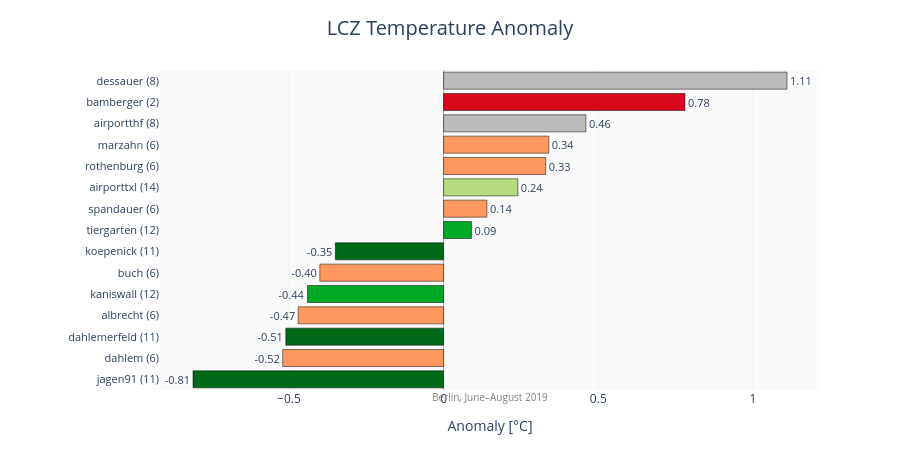

Notebook code cell kept with this figure:
### Markdown cell above
## 4 — Temperature anomaly  `lcz_anomaly`

For each station, computes the mean temperature minus the overall spatial mean
across all stations. Positive values = warmer than average (urban heat effect).

Bar colour = LCZ class of each station.

### Code cell
# Default plot: diverging horizontal bar (positive = warmer than average)
fig_anom = lcz_anomaly(
    map_path, df,
    var="airT", station_id="station",
    plot_type="diverging_bar",
    year=2019, month=[6, 7, 8],
    lang="en",
    caption="Berlin, June–August 2019",
)
fig_anom.show()

### Figure 1 — Plotly figure (JSON) as saved in the notebook; plotly's stock layout.template omitted (floating-point values rounded to 4 significant figures)
{"data": [{"hovertemplate": "<b>%{y}</b><br>Anomaly [°C]: %{x:.2f}<extra></extra>", "marker": {"color": ["#006A18", "#FF985E", "#006A18", "#FF985E", "#00A926", "#FF985E", "#006A18", "#00A926", "#FF985E", "#B5DA7F", "#FF985E", "#FF985E", "#BBBBBB", "#D9081C", "#BBBBBB"], "line": {"color": "black", "width": 0.5}}, "orientation": "h", "text": ["-0.81", "-0.52", "-0.51", "-0.47", "-0.44", "-0.40", "-0.35", "0.09", "0.14", "0.24", "0.33", "0.34", "0.46", "0.78", "1.11"], "textfont": {"size": 11}, "textposition": "outside", "type": "bar", "x": [-0.81, -0.52, -0.51, -0.47, -0.44, -0.4, -0.35, 0.09, 0.14, 0.24, 0.33, 0.34, 0.46, 0.78, 1.11], "y": ["jagen91 (11)", "dahlem (6)", "dahlemerfeld (11)", "albrecht (6)", "kaniswall (12)", "buch (6)", "koepenick (11)", "tiergarten (12)", "spandauer (6)", "airporttxl (14)", "rothenburg (6)", "marzahn (6)", "airportthf (8)", "bamberger (2)", "dessauer (8)"]}], "layout": {"annotations": [{"font": {"color": "gray", "size": 10}, "showarrow": false, "text": "Berlin, June–August 2019", "x": 0.5, "xref": "paper", "y": -0.05, "yref": "paper"}], "height": 450, "hoverlabel": {"bgcolor": "white", "font": {"size": 13}}, "margin": {"b": 60, "l": 160, "r": 80, "t": 70}, "paper_bgcolor": "white", "plot_bgcolor": "#fafafa", "title": {"font": {"size": 20}, "text": "LCZ Temperature Anomaly", "x": 0.5, "xanchor": "center"}, "xaxis": {"gridcolor": "#f0f0f0", "tickfont": {"size": 12}, "title": {"font": {"size": 14}, "text": "Anomaly [°C]"}, "zeroline": true, "zerolinecolor": "#aaaaaa", "zerolinewidth": 1}, "yaxis": {"categoryorder": "total ascending", "tickfont": {"size": 11}}}}
